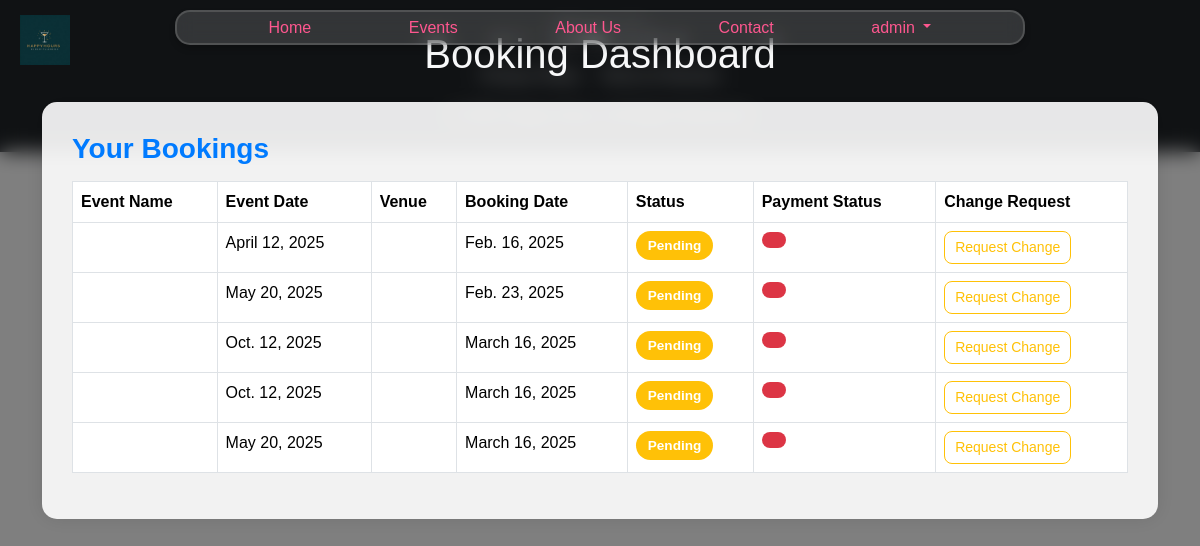
/user/dashboard/ (signed in), run on an earlier commit of the app's database.
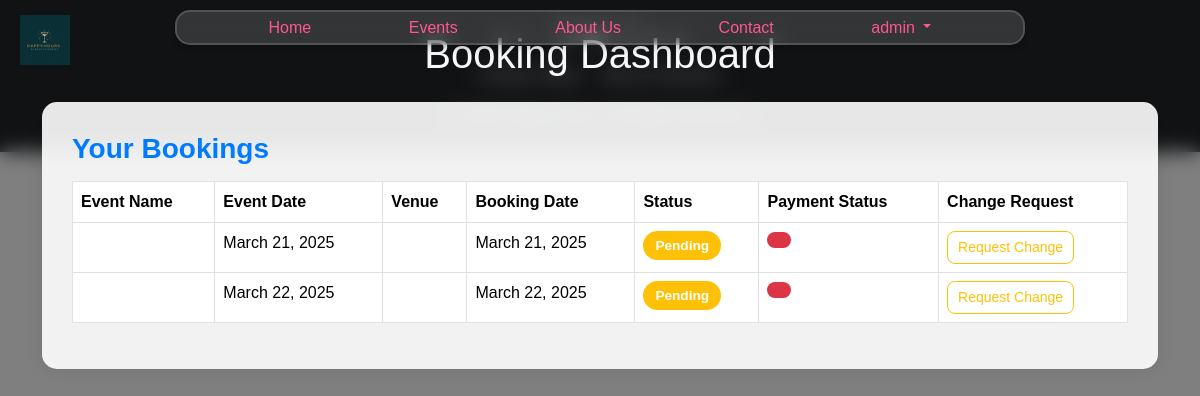
And on a later commit of the database.
### userapp/models.py (models this page shows)
class CustomUser(AbstractUser):
    phone_number = models.CharField(max_length=15, null=True, blank=True)
    address = models.TextField(null=True, blank=True)
    profile_picture = models.ImageField(upload_to='profile_pics/', null=True, blank=True)
    def __str__(self):
        return f"{self.username} ({self.email})"

### eventapp/models.py (models this page shows, shortened)
class Booking(models.Model):
    user = models.ForeignKey(settings.AUTH_USER_MODEL, on_delete=models.CASCADE, related_name='bookings')
    event = models.ForeignKey('Event', on_delete=models.CASCADE, related_name='bookings')
    booking_date = models.DateField(auto_now_add=True)
    event_date = models.DateField()
    custom_venue = models.BooleanField(default=False)
    venue_tier = models.CharField(
        max_length=10, choices=[("Minimal", "Minimal"), ("Medium", "Medium"), ("Luxury", "Luxury")], blank=True, null=True
    )
    venue_description = models.TextField(blank=True, null=True)
    cus_name = models.CharField(max_length=255)
    cus_email = models.EmailField()
    cus_ph = models.CharField(
        max_length=10,
        validators=[RegexValidator(r'^\d{10}$', message="Phone number must be 10 digits.")]
    )
    STATUS_CHOICES = [
        ('Pending', 'Pending'),
        ('Confirmed', 'Confirmed'),
        ('Cancelled', 'Cancelled'),
    ]
    status = models.CharField(max_length=20, choices=STATUS_CHOICES, default='Pending')
    admin_notes = models.TextField(blank=True, null=True)
    customer_request = models.TextField(blank=True, null=True)
    payment = models.OneToOneField(
        'paymentapp.Payment', on_delete=models.SET_NULL, related_name='booking_payment', null=True, blank=True)
    total_amount = models.DecimalField(max_digits=12, decimal_places=2, null=True, blank=True)
    created_at = models.DateTimeField(auto_now_add=True)
    updated_at = models.DateTimeField(auto_now=True)

### userapp/views.py (the view)
# urls.py: path('dashboard/', views.booking_dashboard, name='booking_dashboard'),
@login_required
def booking_dashboard(request):
    user = request.user
    user_bookings = Booking.objects.filter(user=user)
    return render(request, 'eventapp/booking_dashboard.html', {'user_bookings': user_bookings})

### userapp/context_processors.py (called while the page is built)
def timestamp(request):
    return {
        'timestamp': int(time.time())  # Or use any versioning logic you prefer
    }

def toast_message(request):
    return {
        'toast_message': {
            'type': getattr(request, 'toast_type', None),  # Default to None if not set
            'message': getattr(request, 'toast_message', None),  # Default to None if not set
        }
    }

### eventapp/templates/eventapp/booking_dashboard.html (shortened to what this page needs)
{% extends "base.html" %}
{% load static %}
{% block content %}
<div class="blur-background">
    <div class="container">
        <h1 class="text-center text-light mb-4">Booking Dashboard</h1>
        <div class="dashboard-card">
            <h3 class="section-title">Your Bookings</h3>
            {% if user_bookings %}
            <table class="table table-bordered table-hover">
                <thead class="thead-dark">
                    <tr>
                        <th>Event Name</th>
                        <th>Event Date</th>
                        <th>Venue</th>
                        <th>Booking Date</th>
                        <th>Status</th>
                        <th>Payment Status</th>
                        <th>Change Request</th>
                    </tr>
                </thead>
                <tbody>
                    {% for booking in user_bookings %}
                    <tr>
                        <td>{{ booking.event_name }}</td>
                        <td>{{ booking.event_date }}</td>
                        <td>{{ booking.venue }}</td>
                        <td>{{ booking.booking_date }}</td>
                        <td>
                            <span class="badge {% if booking.status == 'Confirmed' %}bg-success{% elif booking.status == 'Pending' %}bg-warning{% else %}bg-danger{% endif %}">
                                {{ booking.status }}
                            </span>
                        </td>
                        <td>
                            <span class="badge {% if booking.payment_status == 'Paid' %}bg-success{% elif booking.payment_status == 'Pending' %}bg-warning{% else %}bg-danger{% endif %}">
                            </span>
                        </td>
                        <td>
                            <a href="{% url 'userapp:submit_change_request' booking.id %}" class="btn btn-outline-warning btn-custom">
                                Request Change
                            </a>
                        </td>
                    </tr>
                    {% endfor %}
                </tbody>
            </table>
            {% else %}
            <p class="text-muted">You have no bookings yet.</p>
            {% endif %}
        </div>
    </div>
</div>
{% endblock content %}

### templates/base.html (shortened to what this page needs)
{% load static %}
{% load custom_filters %}
<!DOCTYPE html>
<html lang="en">
<head>
    <link href="https://cdn.jsdelivr.net/npm/bootstrap@5.3.2/dist/css/bootstrap.min.css" rel="stylesheet">
    <link href="https://cdn.jsdelivr.net/npm/bootstrap-icons/font/bootstrap-icons.css" rel="stylesheet">
    <link rel="stylesheet" href="{% static 'css/styles.css' %}?v={{ timestamp }}">
</head>
<body>
    <div class="toast-container top-0 end-0 p-3" id="toast-container">
    </div>
    <header>
        <img src="{% static 'images/happy-hours.jpeg' %}" alt="Happy Hours Logo" class="custom-logo">
        <nav class="navbar custom-navbar navbar-expand-lg">
            <div class="container">
                <div class="collapse navbar-collapse" id="navbarNavDropdown">
                    <ul class="navbar-nav ms-auto">
                        <li class="nav-item"><a class="nav-link {% if request.path == '/' %}active{% endif %}"
                                href="/">Home</a></li>
                        <li class="nav-item"><a class="nav-link {% if request.path == '/events' %}active{% endif %}"
                                href="/events">Events</a></li>
                        <li class="nav-item"><a class="nav-link {% if request.path == '/about' %}active{% endif %}"
                                href="/about">About Us</a></li>
                        <li class="nav-item"><a class="nav-link {% if request.path == '/contact' %}active{% endif %}"
                                href="/contact">Contact</a></li>
                        {% if user.is_authenticated %}
                        <li class="nav-item dropdown">
                            <a class="nav-link dropdown-toggle" href="#" id="navbarDropdown" role="button"
                                data-bs-toggle="dropdown" aria-expanded="false">
                                {{ user.username }}
                            </a>
                        </li>
                        {% else %}
                        <li class="nav-item"><a class="nav-link" href="{% url 'userapp:login' %}">Login</a></li>
                        <li class="nav-item"><a class="nav-link" href="{% url 'userapp:signup' %}">Sign Up</a></li>
                        {% endif %}
                    </ul>
                </div>
            </div>
        </nav>
    </header>
    <main>
        {% block content %}{% endblock %}
    </main>
    {% block footer %}
    <footer class="bg-dark text-white text-center py-4 mt-auto">
        <div class="container">
            <div class="d-flex justify-content-center mb-3">
                <a href="https://facebook.com" class="text-white me-3"><i class="bi bi-facebook"></i></a>
                <a href="https://twitter.com" class="text-white me-3"><i class="bi bi-twitter"></i></a>
                <a href="https://instagram.com" class="text-white"><i class="bi bi-instagram"></i></a>
            </div>
            <div class="mb-3">
                <a href="{% url 'eventapp:privacy_policy' %}" class="text-white me-3">Privacy Policy</a>
                <a href="{% url 'eventapp:terms_of_service' %}" class="text-white">Terms of Service</a>
            </div>
            <p class="mb-0">&copy; 2025 Happy Hours. All Rights Reserved.</p>
        </div>
    </footer>
    {% endblock %}
</body>
</html>

### static/css/styles.css (style rules this page uses)
body, html { font-family: "Arial", sans-serif; margin: 0; padding: 0; background-color: #ffffff; }
.custom-logo { position: absolute; top: 15px; left: 20px; height: 50px; z-index: 1500; }
.custom-navbar { position: fixed; top: 10px; left: 50%; transform: translateX(-50%); width: 850px; max-height: 35px; z-index: 1000; background-color: rgba( 255, 255, 255, 0.15 ) !important; backdrop-filter: blur(10px); border-radius: 15px; border: 2px solid rgba(255, 255, 255, 0.15); box-shadow: 0px 4px 6px rgba(0, 0, 0, 0.2); padding: 10px 0; }
.custom-navbar .navbar-nav { display: flex; justify-content: space-evenly; width: 100%; }
.custom-navbar .nav-link { color: #fe578f; font-size: 1rem; font-weight: 500; text-decoration: none; margin: 0 10px; transition: color 0.3s ease; }
footer { background-color: #222; color: #fff; padding: 20px 0; }
footer a { color: #ff4081; text-decoration: none; transition: color 0.3s ease; }
::placeholder { color: rgba(255, 255, 255, 0.7); }

### eventapp/templates/eventapp/booking_dashboard.html (style rules this page uses)
.blur-background { position: fixed; top: 0; left: 0; width: 100%; height: 100%; backdrop-filter: blur(10px); background: rgba(0, 0, 0, 0.5); overflow-y: auto; padding: 30px 0; }
.dashboard-card { background: rgba(255, 255, 255, 0.9); padding: 30px; border-radius: 15px; box-shadow: 0 0 20px rgba(0, 0, 0, 0.1); margin-bottom: 20px; animation: fadeIn 0.5s ease; }
.section-title { color: #007bff; font-weight: bold; margin-bottom: 15px; }
.badge { padding: 0.5rem 0.75rem; font-size: 0.85rem; border-radius: 20px; }
.btn-custom { padding: 5px 10px; border-radius: 8px; font-size: 14px; }

What changed in the data, as far as the page shows it:
removed Booking: event_date "April 12, 2025", booking_date "Feb. 16, 2025", status "Pending"
removed Booking: event_date "May 20, 2025", booking_date "Feb. 23, 2025", status "Pending"
removed Booking: event_date "Oct. 12, 2025", booking_date "March 16, 2025", status "Pending"
removed Booking: event_date "Oct. 12, 2025", booking_date "March 16, 2025", status "Pending"
removed Booking: event_date "May 20, 2025", booking_date "March 16, 2025", status "Pending"
added Booking: event_date "March 21, 2025", booking_date "March 21, 2025", status "Pending"
added Booking: event_date "March 22, 2025", booking_date "March 22, 2025", status "Pending"
